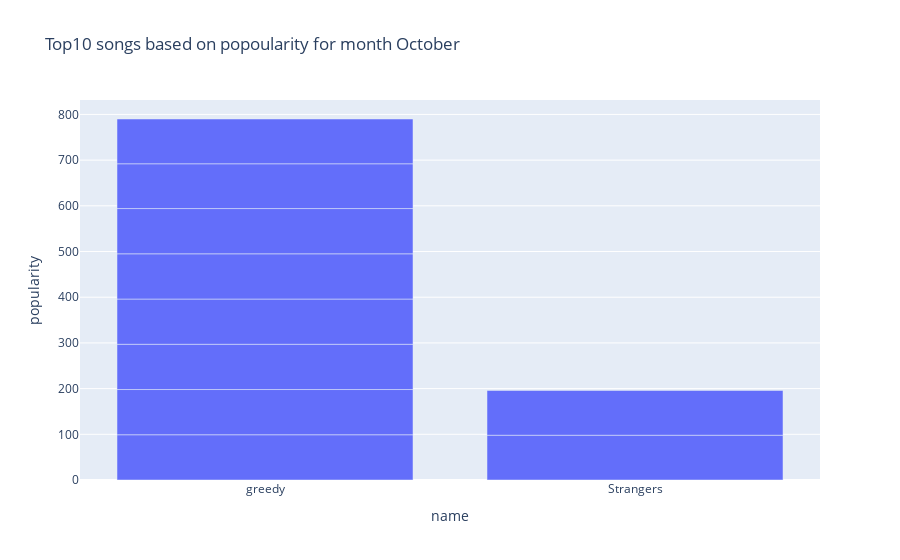

This figure's notebook cell:
### Code cell
fig1a=px.bar(df_top_songs_month_10_as_dataframe,x='name',y='popularity',title="Top10 songs based on popularity for month October")
fig1a

### Figure 1 — Plotly figure (JSON) as saved in the notebook; plotly's stock layout.template omitted (floating-point values rounded to 4 significant figures)
{"data": [{"alignmentgroup": "True", "hovertemplate": "name=%{x}<br>popularity=%{y}<extra></extra>", "legendgroup": "", "marker": {"color": "#636efa", "pattern": {"shape": ""}}, "name": "", "offsetgroup": "", "orientation": "v", "showlegend": false, "textposition": "auto", "type": "bar", "x": ["greedy", "greedy", "greedy", "greedy", "greedy", "greedy", "greedy", "Strangers", "Strangers", "greedy"], "xaxis": "x", "y": [99, 99, 99, 99, 99, 99, 98, 98, 98, 98], "yaxis": "y"}], "layout": {"barmode": "relative", "legend": {"tracegroupgap": 0}, "title": {"text": "Top10 songs based on popoularity for month October"}, "xaxis": {"anchor": "y", "domain": [0, 1], "title": {"text": "name"}}, "yaxis": {"anchor": "x", "domain": [0, 1], "title": {"text": "popularity"}}}}
